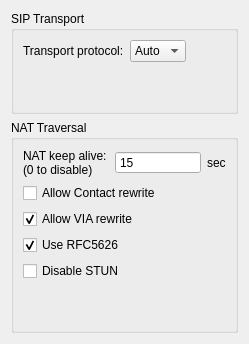
       <widget class="QWidget" name="page_4">
        <layout class="QGridLayout" name="gridLayout_16">
         <item row="0" column="0">
          <layout class="QGridLayout" name="gridLayout_14">
           <item row="0" column="0">
            <widget class="QGroupBox" name="groupBox_9">
             <property name="title">
              <string>SIP Transport</string>
             </property>
             <layout class="QGridLayout" name="gridLayout_3">
              <item row="0" column="0">
               <layout class="QGridLayout" name="gridLayout_15" columnstretch="0,0,0">
                <item row="0" column="0">
                 <widget class="QLabel" name="label_20">
                  <property name="text">
                   <string>Transport protocol:</string>
                  </property>
                  <property name="wordWrap">
                   <bool>true</bool>
                  </property>
                 </widget>
                </item>
                <item row="0" column="1">
                 <widget class="StyledComboBox" name="cbProto">
                  <property name="currentIndex">
                   <number>0</number>
                  </property>
                  <property name="frame">
                   <bool>true</bool>
                  </property>
                  <item>
                   <property name="text">
                    <string>Auto</string>
                   </property>
                  </item>
                  <item>
                   <property name="text">
                    <string>UDP</string>
                   </property>
                  </item>
                  <item>
                   <property name="text">
                    <string>TCP</string>
                   </property>
                  </item>
                  <item>
                   <property name="text">
                    <string>TLS</string>
                   </property>
                  </item>
                 </widget>
                </item>
                <item row="0" column="2">
                 <spacer name="horizontalSpacer">
                  <property name="orientation">
                   <enum>Qt::Horizontal</enum>
                  </property>
                  <property name="sizeHint" stdset="0">
                   <size>
                    <width>40</width>
                    <height>20</height>
                   </size>
                  </property>
                 </spacer>
                </item>
               </layout>
              </item>
              <item row="1" column="0">
               <spacer name="verticalSpacer_8">
                <property name="orientation">
                 <enum>Qt::Vertical</enum>
                </property>
                <property name="sizeHint" stdset="0">
                 <size>
                  <width>20</width>
                  <height>40</height>
                 </size>
                </property>
               </spacer>
              </item>
             </layout>
            </widget>
           </item>
           <item row="1" column="0">
            <widget class="QGroupBox" name="groupBox_10">
             <property name="title">
              <string>NAT Traversal</string>
             </property>
             <layout class="QGridLayout" name="gridLayout_13">
              <item row="0" column="0">
               <layout class="QGridLayout" name="gridLayout_8" columnstretch="0,0,0">
                <item row="0" column="0">
                 <widget class="QLabel" name="label_24">
                  <property name="text">
                   <string>NAT keep alive:
(0 to disable)</string>
                  </property>
                  <property name="wordWrap">
                   <bool>true</bool>
                  </property>
                 </widget>
                </item>
                <item row="0" column="1">
                 <widget class="QSpinBox" name="leNatKA">
                  <property name="buttonSymbols">
                   <enum>QAbstractSpinBox::NoButtons</enum>
                  </property>
                  <property name="value">
                   <number>15</number>
                  </property>
                 </widget>
                </item>
                <item row="0" column="2">
                 <widget class="QLabel" name="label_25">
                  <property name="sizePolicy">
                   <sizepolicy hsizetype="Maximum" vsizetype="Preferred">
                    <horstretch>0</horstretch>
                    <verstretch>0</verstretch>
                   </sizepolicy>
                  </property>
                  <property name="text">
                   <string>sec</string>
                  </property>
                 </widget>
                </item>
                <item row="1" column="0" colspan="3">
                 <widget class="QCheckBox" name="chkbAllowContactRewrite">
                  <property name="text">
                   <string>Allow Contact rewrite</string>
                  </property>
                  <property name="checked">
                   <bool>false</bool>
                  </property>
                 </widget>
                </item>
                <item row="2" column="0" colspan="3">
                 <widget class="QCheckBox" name="chkbAllowViaRewrite">
                  <property name="text">
                   <string>Allow VIA rewrite</string>
                  </property>
                  <property name="checked">
                   <bool>true</bool>
                  </property>
                 </widget>
                </item>
                <item row="3" column="0" colspan="3">
                 <widget class="QCheckBox" name="chkbUseRFC5626">
                  <property name="text">
                   <string>Use RFC5626</string>
                  </property>
                  <property name="checked">
                   <bool>true</bool>
                  </property>
                 </widget>
                </item>
                <item row="4" column="0" colspan="3">
                 <widget class="QCheckBox" name="chkbNoStun">
                  <property name="text">
                   <string>Disable STUN</string>
                  </property>
                 </widget>
                </item>
               </layout>
              </item>
              <item row="1" column="0">
               <spacer name="verticalSpacer_9">
                <property name="orientation">
                 <enum>Qt::Vertical</enum>
                </property>
                <property name="sizeHint" stdset="0">
                 <size>
                  <width>20</width>
                  <height>40</height>
                 </size>
                </property>
               </spacer>
              </item>
             </layout>
            </widget>
           </item>
          </layout>
         </item>
        </layout>
       </widget>
